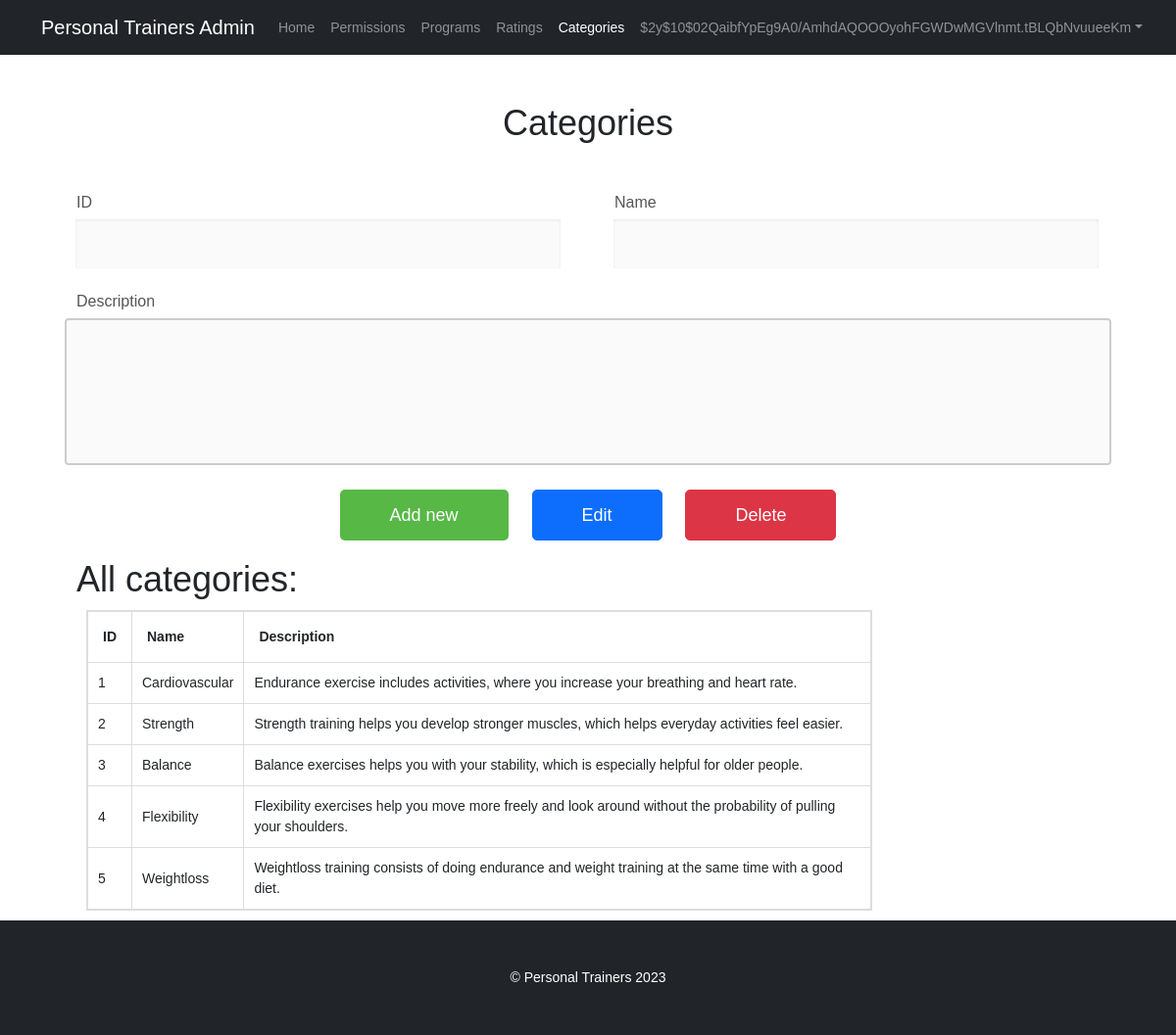
/admin/category.php (signed in), run on the app's committed database.
### tables this page shows
CREATE TABLE `program_category` (
  `category_id` int NOT NULL,
  `name` varchar(30) NOT NULL,
  `description` varchar(500) DEFAULT NULL
);

### admin/category.php (the view, shortened to what this page needs)
<?php
require_once 'functions.php';
?>
<!DOCTYPE html>
<html lang="en">
<head>
    <link rel="stylesheet" href="https://cdn.jsdelivr.net/npm/bootstrap@4.3.1/dist/css/bootstrap.min.css">
    <link href="css/guestStyle.css" rel="stylesheet" />
    <link href="css/register.css" rel="stylesheet" />
    <link rel="stylesheet" href="css/style.css">
</head>
<body>
<nav class="navbar navbar-expand-lg navbar-dark bg-dark">
    <div class="container">
        <a class="navbar-brand" href="index.php">Personal Trainers Admin</a>
        <div class="collapse navbar-collapse" id="navbarSupportedContent">
            <ul class="navbar-nav ms-auto mb-2 mb-lg-0">
                <li class="nav-item"><a class="nav-link" aria-current="page" href="index.php">Home</a></li>
                <li class="nav-item"><a class="nav-link" href="user_permissions.php">Permissions</a></li>
                <li class="nav-item"><a class="nav-link" href="check_programs.php">Programs</a></li>
                <li class="nav-item"><a class="nav-link" href="trainer_ratings.php">Ratings</a></li>
                <li class="nav-item"><a class="nav-link active" href="category.php">Categories</a></li>
                <?php
                if (isset($_SESSION['username'])) {
                    echo '
                    <li class="nav-item dropdown">
                    <a class="nav-link dropdown-toggle" href="#" role="button" data-bs-toggle="dropdown">'.$_SESSION["username"]. '</a>
                    <div class="dropdown-menu" aria-labelledby="navbarDropdown">
                        <a class="dropdown-item" href="logout.php">Log out</a>
                    </div>
                </li>
                    ';
                }
                ?>
            </ul>
        </div>
    </div>
</nav>
<div class="container px-4 px-lg-5">
    <div class="my-5 text-center">
        <h1 class="font-weight-light">Categories</h1>
    </div>
    <?php
    $sql = "Select MAX(category_id)+1 AS next_id FROM program_category";
    $queryresult =$pdo->query($sql);
    $result = $queryresult->fetch(PDO::FETCH_ASSOC);
    echo '
    <form action="web.php" method="post" id="categoryForm">
        <div class="row row-space">
            <div class="col-2">
                <div class="input-group">
                    <label for="editID" class="label">ID</label>
                    <input class="input--style-4"
                           type="text" id="editID" name="category_id" readonly value="">
                    <small></small>
                </div>
            </div>
            <div class="col-2">
                <div class="input-group">
                    <label for="editName" class="label">name</label>
                    <input class="input--style-4"
                           type="text" id="editName" name="name" value="">
                    <small></small>
                </div>
            </div>
        </div>
        <div class="row row-space">
            <label for="editDescription" class="label">Description</label>
            <textarea id="editDescription" rows="10" cols="40" name="description" value=""></textarea>
            <small></small>
        </div>
        <div class="p-t-15 text-center">
                    <input type="hidden" name="action" id="hiddenInput" value="">
                    <button class="btn btn--radius-2 btn--green" type="button" name="newButton" onclick="setID('.$result['next_id'].'),setHiddenInput(\'newCategory\')">Add new</button>
            ';
            ?>
                    <button  class="btn btn--radius-2 btn-primary" type="button" name="editButton" onclick="setHiddenInput('editCategory')">Edit</button>
                    <button class="btn btn--radius-2 btn-danger" type="button" name="deleteButton" onclick="setHiddenInput('deleteCategory')">Delete</button>
            </div>
    </form>
    <div class="my-2">
        <h1 class="font-weight-light">All categories:</h1>
    </div>
    <?php
    $sql = "Select * FROM program_category";
    if($result =$pdo->query($sql)){
        while ($row = $result->fetch(PDO::FETCH_ASSOC)) {
            $categories[] = $row;
        }
    }
    ?>
    <table>
        <tr>
            <th>ID</th>
            <th>Name</th>
            <th>Description</th>
        </tr>
        <?php
        foreach ($categories as $key => $value) {
            echo '<tr onclick="fill(\'' . $value['category_id'] . '\', \'' . $value['name'] . '\', \'' . $value['description'] . '\')">
                            <td >' . $value['category_id'] . '</td>
                            <td>' . $value['name'] . '</td>
                            <td>' . $value['description'] . '</td>
                            ';
            }
        ?>
    </table>
</div>
    <footer class="py-5 bg-dark">
        <div class="container px-4 px-lg-5"><p class="m-0 text-center text-white">&copy; Personal Trainers 2023</p></div>
    </footer>
</body>
</html>

### admin/css/register.css (style rules this page uses)
.row { display: -webkit-box; display: -webkit-flex; display: -moz-box; display: -ms-flexbox; display: flex; -webkit-flex-wrap: wrap; -ms-flex-wrap: wrap; flex-wrap: wrap; }
.row-space { -webkit-box-pack: justify; -webkit-justify-content: space-between; -moz-box-pack: justify; -ms-flex-pack: justify; justify-content: space-between; }
.col-2 { width: -webkit-calc((100% - 30px) / 2); width: -moz-calc((100% - 30px) / 2); width: calc((100% - 30px) / 2); }
html { -webkit-box-sizing: border-box; -moz-box-sizing: border-box; box-sizing: border-box; }
* { padding: 0; margin: 0; }
*, *:before, *:after { -webkit-box-sizing: inherit; -moz-box-sizing: inherit; box-sizing: inherit; }
body, h1, h2, h3, h4, h5, h6, blockquote, p, pre, dl, dd, ol, ul, figure, hr, fieldset, legend { margin: 0; padding: 0; }
table { border-collapse: collapse; border-spacing: 0; }
button { outline: none; background: none; border: none; }
body { font-family: "Poppins", "Arial", "Helvetica Neue", sans-serif; font-weight: 400; font-size: 14px; }
h1, h2, h3, h4, h5, h6 { font-weight: 400; }
h1 { font-size: 36px; }
.p-t-15 { padding-top: 15px; }
.btn { display: inline-block; line-height: 50px; padding: 0 50px; margin: 10px; -webkit-transition: all 0.4s ease; -o-transition: all 0.4s ease; -moz-transition: all 0.4s ease; transition: all 0.4s ease; cursor: pointer; font-size: 18px; color: #fff; font-family: "Poppins", "Arial", "Helvetica Neue", sans-serif; }
.btn--radius-2 { -webkit-border-radius: 5px; -moz-border-radius: 5px; border-radius: 5px; }
.btn--green { background: #57b846; }
input { outline: none; margin: 0; border: none; -webkit-box-shadow: none; -moz-box-shadow: none; box-shadow: none; width: 100%; font-size: 14px; font-family: inherit; }
.input--style-4 { line-height: 50px; background: #fafafa; -webkit-box-shadow: inset 0px 1px 3px 0px rgba(0, 0, 0, 0.08); -moz-box-shadow: inset 0px 1px 3px 0px rgba(0, 0, 0, 0.08); box-shadow: inset 0px 1px 3px 0px rgba(0, 0, 0, 0.08); -webkit-border-radius: 5px; -moz-border-radius: 5px; border-radius: 5px; padding: 0 20px; font-size: 16px; color: #666; -webkit-transition: all 0.4s ease; -o-transition: all 0.4s ease; -moz-transition: all 0.4s ease; transition: all 0.4s ease; }
textarea { width: 100%; height: 150px; padding: 12px 20px; box-sizing: border-box; border: 2px solid #ccc; border-radius: 4px; background: #fafafa; font-size: 16px; resize: none; }
.label { font-size: 16px; color: #555; text-transform: capitalize; display: block; margin-bottom: 5px; }
.input-group { position: relative; margin-bottom: 22px; }

### admin/css/style.css (style rules this page uses)
body { min-height: 113vh; display: flex; flex-direction: column; }
footer { margin-top: auto; }
table, td, th { border: 1px solid #ddd; text-align: left; }
table { border-collapse: collapse; margin: 10px; }
th, td { padding: 15px; }
@media (max-width: 1560px) { .th,td { padding: 10px; } }

### data on the page
program_category: category_id "1", name "Cardiovascular", description "Endurance exercise includes activities, where you increase your breathing and heart rate."
program_category: category_id "2", name "Strength", description "Strength training helps you develop stronger muscles, which helps everyday activities feel easier."
program_category: category_id "3", name "Balance", description "Balance exercises helps you with your stability, which is especially helpful for older people."
program_category: category_id "4", name "Flexibility", description "Flexibility exercises help you move more freely and look around without the probability of pulling your shoulders."
program_category: category_id "5", name "Weightloss", description "Weightloss training consists of doing endurance and weight training at the same time with a good diet."

### other printed values
$_SESSION["username"] "$2y$10$02QaibfYpEg9A0/AmhdAQOOOyohFGWDwMGVlnmt.tBLQbNvuueeKm"
